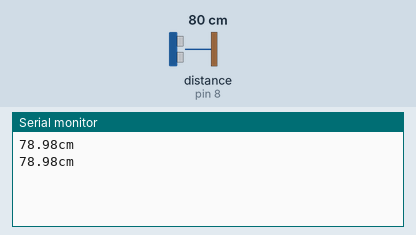
The sketch below on a simulated Arduino Uno, built with avr-gcc and run on an emulated ATmega328P. Parts: the last lines printed to the serial monitor. Wiring (inferred from the names in the program): ultrasonic range finder: trigger pin 13; echo pin 8. The inputs (shaded band) are chosen by the test bench; at power-on: distance to the obstacle (sensor on pin 8) 80 cm. The echo pulse lasts 58.3 µs per cm.

Above: at 1.8 s.
1.9 s: distance to the obstacle (sensor on pin 8) set to 2 cm
At 2.8 s:
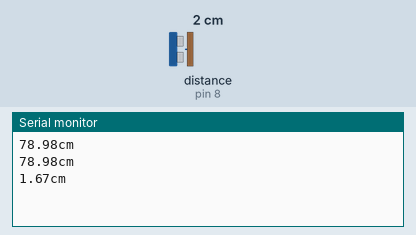
3.4 s: distance to the obstacle (sensor on pin 8) set to 4 cm
At 4.8 s:
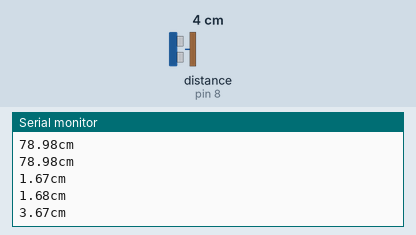
Timing chart, 0 to 6.4 s (numbered marks = the images above; inputs shaded):
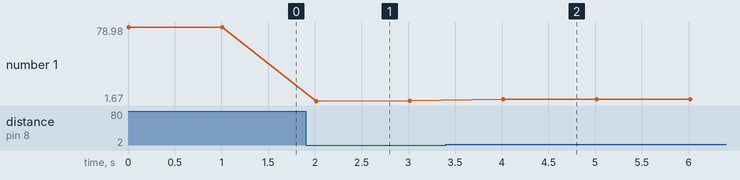

The sketch:

hc-sr04.ino
```cpp
#define ECHO 8
#define TRIG 13

void setup()
{
  pinMode(ECHO, INPUT);
  pinMode(TRIG, OUTPUT);
  Serial.begin( 9600 );
}
void loop()
{
  double Interval = 0; //受信間隔
  double Distance = 0; //距離

  digitalWrite(TRIG, HIGH);
  delayMicroseconds(10);
  digitalWrite(TRIG, LOW);
  //ECHOピンがLOWになるまでの時間を取得
  //タイムアウトで0が返る
  Interval = pulseIn(ECHO, HIGH);

  if (Interval != 0)
  {
    //片道
    Interval = Interval / 2;
    //距離を計算(音速:340m/s)
    Distance = Interval * 340 * 0.0001;
    Serial.print(Distance);
    Serial.println("cm");
  }
  delay(1000);
}
```

Measured:
- after the input at 1.9 s, the serial monitor: prints a new line after 0.11 s (image 1)
- after the input at 3.4 s, the serial monitor: prints a new line after 0.61 s (image 2)
- plotted number 1: 78.98 → 1.68 after the input at 1.9 s, 1.68 → 3.67 after the input at 3.4 s
